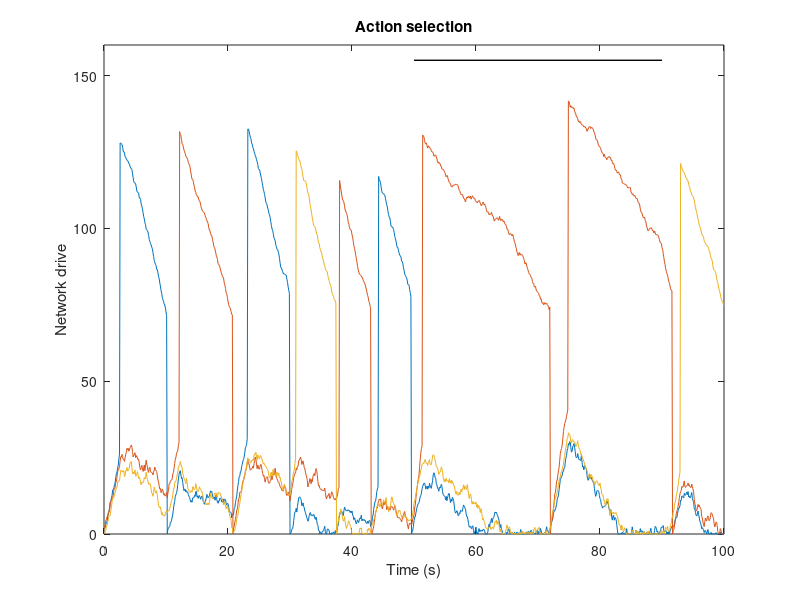

The MATLAB script that drew this image: (Note: this script raises an error after producing the figure.)

nnetworks = 3;
nsteps = 1000;

network_drive = zeros(nnetworks, 3);
data1 = zeros(1, nsteps);
data2 = zeros(nnetworks, nsteps);

for nstep = 1:nsteps
    th = 50 + randn * 15;
    for nnetwork = 1:nnetworks
        if nstep > 500 && nstep < 900 && nnetwork == 2
            network_drive(nnetwork, 1) = network_drive(nnetwork, 1) + rand; % add sensory input  
        end        
        if network_drive(nnetwork, 2) == 0 % if the network is not active
            network_drive(nnetwork, 1) = network_drive(nnetwork, 1) + rand * 2; % add a little to the network's drive
            if network_drive(nnetwork, 1) > th && ~sum(network_drive(:, 2) ~= 0) % if the network crosses threshold and no network is active
                network_drive(nnetwork, 1) = network_drive(nnetwork, 1) + 100; % add a lot to the network's drive
                network_drive(nnetwork, 2) = 1; % mark the network as active
                disp(horzcat('Network ', num2str(nnetwork), ' active'))
            end
        elseif network_drive(nnetwork, 2) == 1 % if the network is active
            other_nets = 1:nnetworks;
            other_nets(nnetwork) = [];
            network_drive(other_nets, 1) = network_drive(other_nets, 1) - rand * 2.5; % inhibit the other nets
            network_drive(nnetwork, 1) = network_drive(nnetwork, 1) - rand * 1.5; % and withdraw some of the network's drive
            if network_drive(nnetwork, 1) < th% if the network's drive falls below threshold
                network_drive(nnetwork, 1) = 0; % set it's drive to zero
                network_drive(nnetwork, 2) = 0; % and set it as no longer active
                disp(horzcat('Network ', num2str(nnetwork), ' inactive'))
            end
        end
    end
    network_drive(network_drive(:,1) < 0, 1) = 0; 
    this_network = find(network_drive(:, 2));
    if isempty(this_network)
        this_network = 0;
    end
    data1(1, nstep) = this_network;
    data2(:, nstep) = network_drive(:, 1);
end

figure(1)
clf
set(1, 'color', 'w', 'position', [560 260 600/3 560/3])
plot(0.1:0.1:nsteps/10, data2)
hold on
plot([50 90], [155 155], 'color', 'k', 'linewidth', 1)
axis([0 nsteps/10 0 160])
xlabel('Time (s)')
ylabel('Network drive')
title('Action selection')
export_fig('action_selection', '-r300', '-jpg', '-nocrop')

